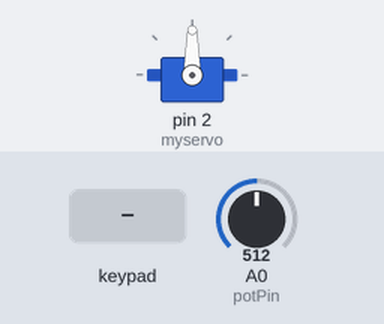
The sketch below on a simulated Arduino Mega 2560, built with avr-gcc and run on an emulated ATmega2560. Parts: servo. The test bench sets the inputs (shaded band); at power-on: A0 (potPin) = 512.

Above: at 6.9 s.
7.0 s: keypad keys 7 + 5 = pressed 0.4 s apart
At 8.7 s:
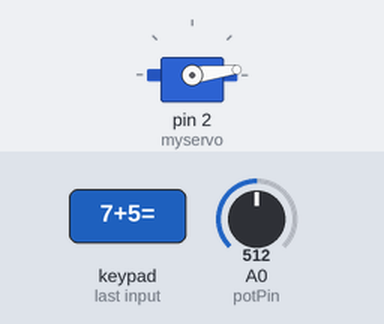
10.1 s: key '-' pressed
At 11.0 s:
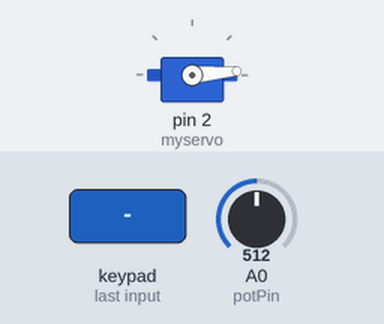
11.6 s: key '/' pressed
At 12.2 s:
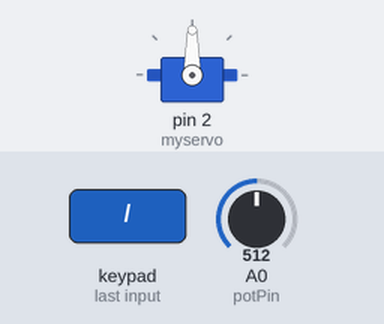
13.1 s: A0 (potPin) set to 716
At 14.2 s:
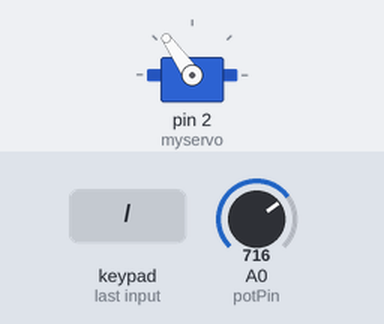
14.6 s: A0 (potPin) set to 1023
At 15.4 s:
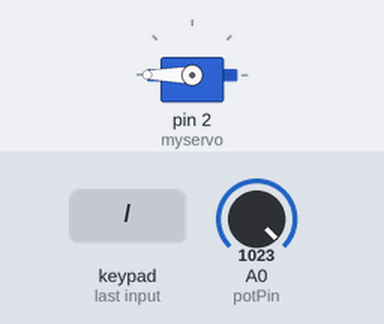
Timing chart, 0 to 17.1 s (numbered marks = the images above; inputs shaded):
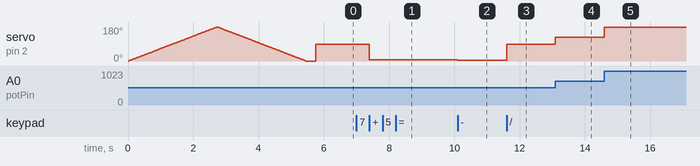

The sketch:

Servo.ino
```cpp
#include <Servo.h>
#include<Keypad.h>

const byte ROWS = 4;
const byte COLS = 4;
char keys[ROWS][COLS] = {
  {'7','8','9', '/'},
  {'4','5','6', '*'},
  {'1','2','3', '-'},
  {'c','0','=', '+'}
};
byte rowPins[ROWS] = {50, 51, 52, 53}; //connect to the row pinouts of the keypad
byte colPins[COLS] = {25, 24, 23, 22}; //connect to the column pinouts of the keypad

Keypad keypad = Keypad( makeKeymap(keys), rowPins, colPins, ROWS, COLS );

Servo myservo;  // create servo object to control a servo

int pos = 0;    // variable to store the servo position
int potPin = A0;

void setup() {
  myservo.attach(2, 1000, 2000);  // attaches the servo on pin 9 to the servo object
  rotation(1);
  Serial2.begin(9600);
  delay(300);
  myservo.write(90);
}

uint num1 = 0, num2 = 0, terminalCounter = 0;
short mode = 0;

void loop() {
  char key = keypad.getKey();

  if (key){
    if(key == '*')
      mode = 1;
    else if(key == '/')
      mode = 2;
    else if(key == '=')
      mode = 0;
    else if (key >= '0' && key <='9'){
      num1 *= 10;
      num1 += key - '0';
      num1 = num1%181;
    }
    else {
      myservo.write(num1);
      num1 = 0;
    }
  }

  if(mode == 1){
    terminalCounter++;
    num2 *= 10;
    num2 += Serial2.parseInt();
    if(num2 > 18 || terminalCounter==3){
      myservo.write(num2);
      num2 = 0;
      mode = 0;
      terminalCounter=0;
    }
  }
  else if(mode == 2){
    int val = analogRead(potPin);
    val = map(val, 0, 1023, 0, 180);
    myservo.write(val);
  }
}

void rotation(int n){
  for (int i=0;i<n;i++){
    for (pos = 0; pos <= 180; pos += 1) { // goes from 0 degrees to 180 degrees
      myservo.write(pos);              // tell servo to go to position in variable 'pos'
      delay(15);                       // waits 15ms for the servo to reach the position
    }
    for (pos = 180; pos >= 0; pos -= 1) { // goes from 180 degrees to 0 degrees
      myservo.write(pos);              // tell servo to go to position in variable 'pos'
      delay(15);                       // waits 15ms for the servo to reach the position
    }
  }
}
```

Measured:
- after the input at 7.0 s, servo on pin 2 (myservo): 90° → 7° after 0.40 s
- after the input at 10.1 s, servo on pin 2 (myservo): 7° → 5° at once
- after the input at 11.6 s, servo on pin 2 (myservo): 5° → 90° at once
- after the input at 13.1 s, servo on pin 2 (myservo): 90° → 125° at once
- after the input at 14.6 s, servo on pin 2 (myservo): 125° → 180° at once
